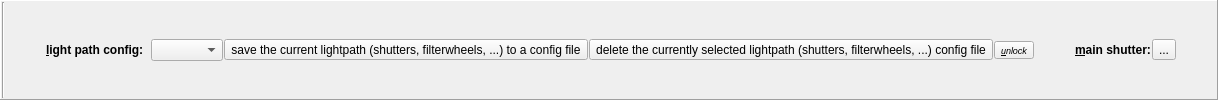
      <widget class="QFrame" name="frmLightpath">
       <property name="minimumSize">
        <size>
         <width>0</width>
         <height>30</height>
        </size>
       </property>
       <property name="frameShape">
        <enum>QFrame::Panel</enum>
       </property>
       <property name="frameShadow">
        <enum>QFrame::Raised</enum>
       </property>
       <layout class="QHBoxLayout" name="horizontalLayout">
        <property name="spacing">
         <number>1</number>
        </property>
        <property name="leftMargin">
         <number>1</number>
        </property>
        <property name="topMargin">
         <number>1</number>
        </property>
        <property name="rightMargin">
         <number>1</number>
        </property>
        <property name="bottomMargin">
         <number>1</number>
        </property>
        <item>
         <widget class="Line" name="line_7">
          <property name="orientation">
           <enum>Qt::Vertical</enum>
          </property>
         </widget>
        </item>
        <item>
         <spacer name="horizontalSpacer_2">
          <property name="orientation">
           <enum>Qt::Horizontal</enum>
          </property>
          <property name="sizeHint" stdset="0">
           <size>
            <width>40</width>
            <height>20</height>
           </size>
          </property>
         </spacer>
        </item>
        <item>
         <widget class="QLabel" name="label_4">
          <property name="font">
           <font>
            <weight>75</weight>
            <bold>true</bold>
           </font>
          </property>
          <property name="text">
           <string>&amp;light path config:  </string>
          </property>
          <property name="buddy">
           <cstring>cmbLightpathConfig</cstring>
          </property>
         </widget>
        </item>
        <item>
         <widget class="QFESPIMB040ConfigComboBox" name="cmbLightpathConfig">
          <property name="sizeAdjustPolicy">
           <enum>QComboBox::AdjustToContents</enum>
          </property>
         </widget>
        </item>
        <item>
         <widget class="QToolButton" name="btnLightpathSave">
          <property name="text">
           <string>save the current lightpath (shutters, filterwheels, ...) to a config file</string>
          </property>
          <property name="icon">
           <iconset resource="spimb040.qrc">
            <normaloff>:/spimb040/lightpath_save.png</normaloff>:/spimb040/lightpath_save.png</iconset>
          </property>
          <property name="iconSize">
           <size>
            <width>16</width>
            <height>16</height>
           </size>
          </property>
         </widget>
        </item>
        <item>
         <widget class="QToolButton" name="btnLightpathDelete">
          <property name="text">
           <string>delete the currently selected lightpath (shutters, filterwheels, ...) config file</string>
          </property>
          <property name="icon">
           <iconset resource="spimb040.qrc">
            <normaloff>:/spimb040/lightpath_delete.png</normaloff>:/spimb040/lightpath_delete.png</iconset>
          </property>
          <property name="iconSize">
           <size>
            <width>16</width>
            <height>16</height>
           </size>
          </property>
         </widget>
        </item>
        <item>
         <widget class="QToolButton" name="btnUnlock">
          <property name="font">
           <font>
            <pointsize>7</pointsize>
            <italic>true</italic>
           </font>
          </property>
          <property name="text">
           <string>&amp;unlock</string>
          </property>
         </widget>
        </item>
        <item>
         <spacer name="horizontalSpacer">
          <property name="orientation">
           <enum>Qt::Horizontal</enum>
          </property>
          <property name="sizeHint" stdset="0">
           <size>
            <width>40</width>
            <height>25</height>
           </size>
          </property>
         </spacer>
        </item>
        <item>
         <widget class="QLabel" name="label_29">
          <property name="font">
           <font>
            <weight>75</weight>
            <bold>true</bold>
           </font>
          </property>
          <property name="text">
           <string>&lt;b&gt;&amp;main shutter:&lt;/b&gt;</string>
          </property>
          <property name="buddy">
           <cstring>cmbLightpathConfig</cstring>
          </property>
         </widget>
        </item>
        <item>
         <widget class="QToolButton" name="tbMainShutter">
          <property name="text">
           <string>...</string>
          </property>
         </widget>
        </item>
        <item>
         <spacer name="horizontalSpacer_4">
          <property name="orientation">
           <enum>Qt::Horizontal</enum>
          </property>
          <property name="sizeHint" stdset="0">
           <size>
            <width>40</width>
            <height>25</height>
           </size>
          </property>
         </spacer>
        </item>
       </layout>
      </widget>
